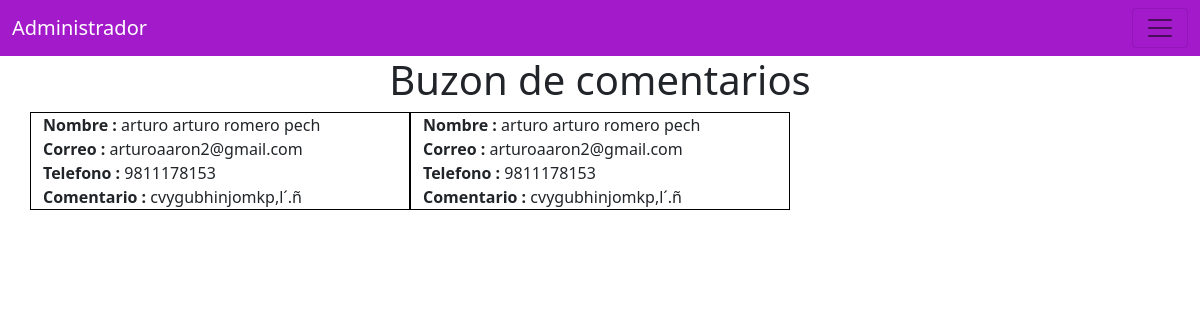
/public/comentarios.php (signed in), run on the app's committed database.
### tables this page shows
CREATE TABLE `comentarios` (
  `id` int NOT NULL,
  `nombre` varchar(100) NOT NULL,
  `correo` varchar(100) NOT NULL,
  `telefono` varchar(30) NOT NULL,
  `comentario` text NOT NULL
);

### public/comentarios.php (the view, shortened to what this page needs)
<?Php
include('../admin/menuAdmin.php');
$con = conectar();
?>
<center>
    <h1>Buzon de comentarios</h1>
</center>
<div class="container">
    <div class="row">
        <?php
        $query = mysqli_query($con, "SELECT * FROM comentarios;");
        while ($row = mysqli_fetch_array($query)) {
        ?>
            <div class="col-lg-4 col-md-6 col-sm-12" style="border: 1px solid black;">
                <label><b>Nombre : </b></label>
                <a><?php echo $row['nombre'] . " "; ?></a><br>
                <label><b>Correo : </b></label>
                <a><?php echo $row['correo'] . " "; ?></a><br>
                <label><b>Telefono : </b></label>
                <a><?php echo $row['telefono'] . " "; ?></a><br>
                <label><b>Comentario : </b></label>
                <a><?php echo $row['comentario'] . " "; ?></a>
            </div>
        <?php
        }
        ?>
    </div>
</div>
<?php
include('../admin/footer.php');
?>

### data on the page
comentarios: nombre "arturo arturo romero pech", correo "arturoaaron2@gmail.com", telefono "9811178153", comentario "cvygubhinjomkp,l´.ñ"
comentarios: nombre "arturo arturo romero pech", correo "arturoaaron2@gmail.com", telefono "9811178153", comentario "cvygubhinjomkp,l´.ñ"

### other printed values
$_SESSION['nombres'] "Administrador"
